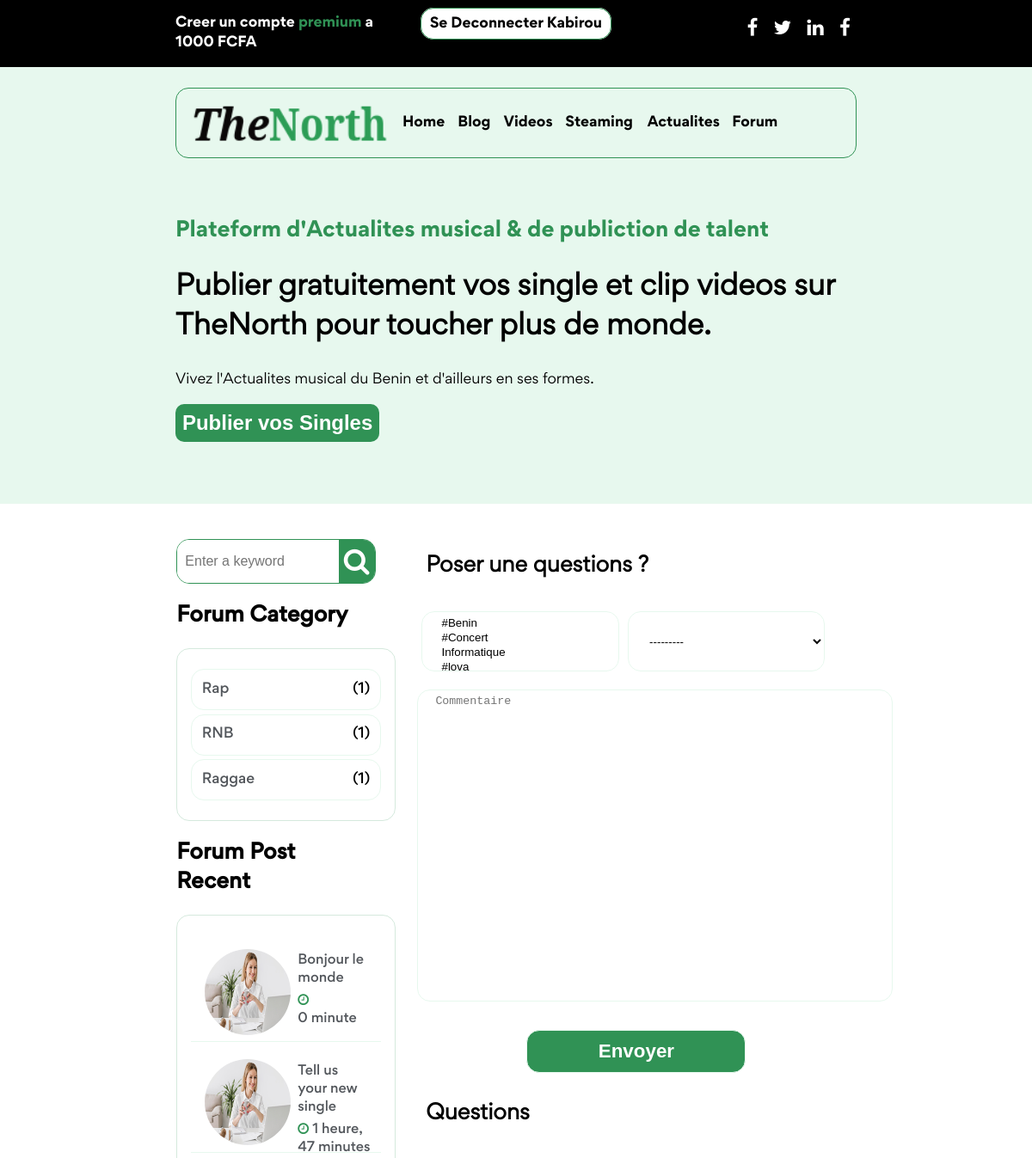
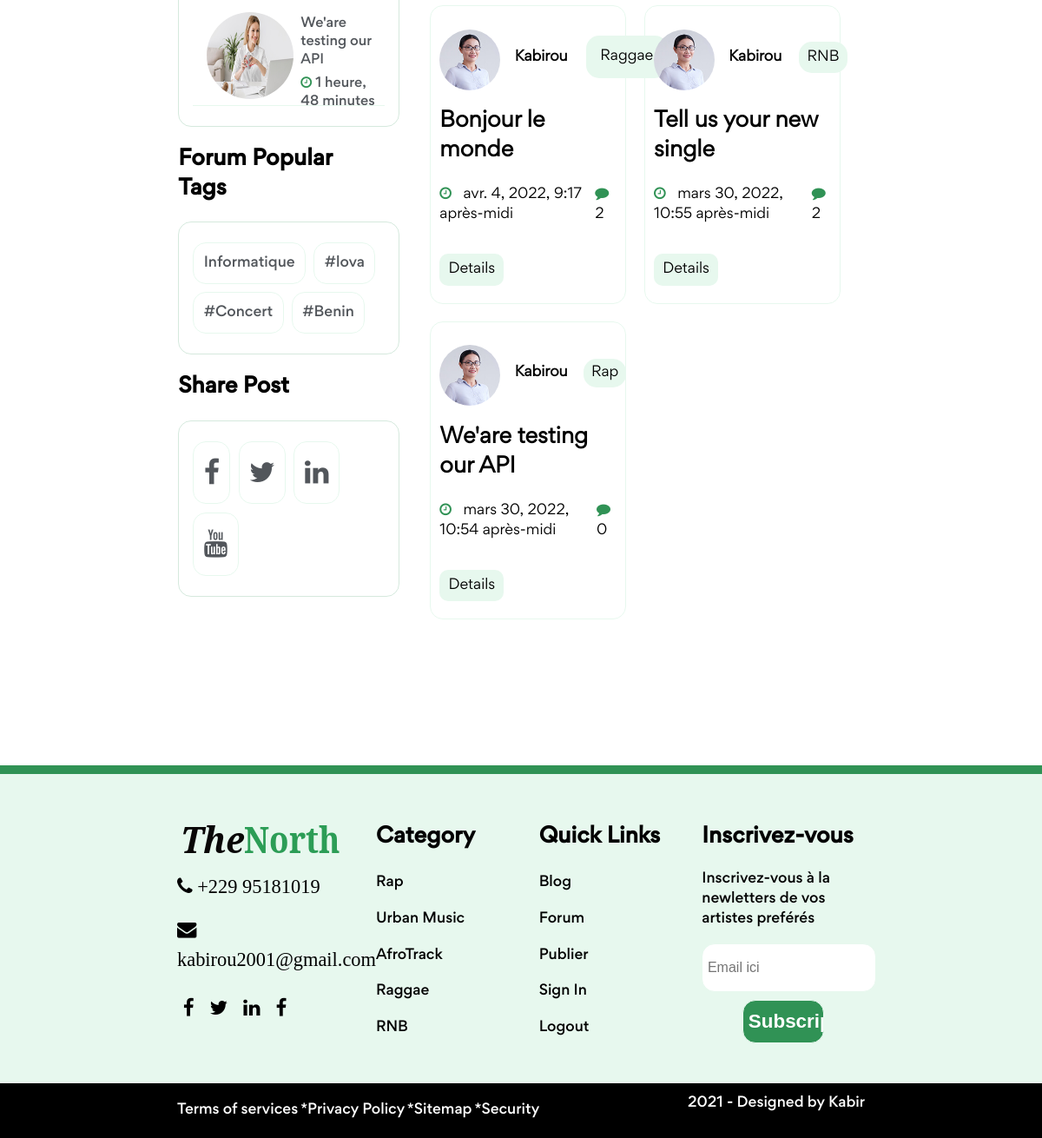
The page /forum/ (signed in) on the database its author committed (2 pictures, top to bottom).
### forum/models.py (models this page shows, shortened)
class Category(models.Model):
    valeurs = models.CharField(max_length=255, null=True)
    def __str__(self):
        return self.valeurs

class ForumModel(models.Model):
    post = models.TextField(null=True)
    pub_categorie = models.ForeignKey(Category,null=True,on_delete=models.SET_NULL)
    pub_date = models.DateTimeField(auto_now_add=True,null=False)
    pub_author = models.CharField(max_length=255,null=True)
    pub_tags = models.ManyToManyField(PubTags)

class PubTags(models.Model):
    tag = models.CharField(max_length=255,null=True)
    def __str__(self):
        return self.tag

### forum/views.py (the view)
# urls.py: path('',views.forum,name='indexforum'),
def forum(request):
    if not request.user.is_authenticated:
        return redirect('connexion')
    else:
        if request.method == 'POST':
            forms = ForumForm(request.POST)
            if forms.is_valid():
                articles = forms.save(commit=False)
                articles.pub_author = request.user
                articles.save()
        else:
            forms = ForumForm
        forumPost = ForumModel.objects.all().order_by('-id')
        page = pagine(forumPost, 10, request.GET.get('p'))
        totalComments = total_comments(forumPost, LesCommentaires)
        sidebarF = sidebar(ForumModel)
        context = {'forumPost': page.get('post'), 'forumForm': forms, 'page': page.get('totalPage'),
                   'posts': sidebarF.get('postBar'),'stags': sidebarF.get('stags'),'section':sidebarF.get('section'),
                   'category':sidebarF.get('category'), 'totalComments': totalComments}
        return render(request, 'forum/forum.html', context)

### templates/forum/forum.html (shortened to what this page needs)
{% extends 'base/index.html' %}
{% block mainPage %}
    {% load static %}
    <section class="flex bbx mainblog forum" id="main">
      {% include 'partials/sidebarforum.html' %}
      <div class="sideright">
        <section class="postforum">
          <div class="answer">
            <div class="" style="margin:6% 2%">
              <h2>Poser une questions ?</h2>
            </div>
            <form class="forumForm" action="" method="post">
              <p class="flex">
                  {{ forumForm.pub_tags }}
                  {{ forumForm.pub_categorie }}
              </p>
              {{ forumForm.post }}
              <input type="submit" name="send" value="Envoyer">
            </form>
          </div>
        </section>
        <div class="" style="margin:6% 2%">
          <h2>Questions </h2>
        </div>
        <section class="flex fwp" id="blog">
          {% for post in forumPost %}
            <article class="bloged brd br15 brx trans">
              <div class="detail detaill">
                <p class="flex">
                  <a href="#" class="flex">
                    <img src="{% static 'img/author-01.jpg' %}" alt="{{ post.pub_author }}">
                 </a>
                 <span class="name">{{ post.pub_author }}</span>
                <span class="brand"><a href="{% url 'categoryforum' post.pub_categorie %} " class="cg"
                >{{ post.pub_categorie }}</a>
                </span> </p>
                <h2>{{ post.post }}</h2>
                <p class="flex justify-sb">
                  <span><i class=" fa fa-clock-o lightgreen"></i> &nbsp; {{ post.pub_date }} </span>
                    {% for id,value in totalComments %}
                        {% if id == post.id %}
                  <span><i class="fa fa-comment lightgreen"></i>&nbsp; {{value }} </span>
                        {% endif %}
                    {% endfor %}
                </p>
                <p class="readm mt-40"><a href="
                  {% url 'forumdetail' post.id%}">Details</a></p>
              </div>
            </article>
          {% endfor %}
        </section>
        <div class="dots flex justify-sb">
          <div class="sp_dots flex justify-sb">
          </div>
        </div>
      </div>
    </section>
{% endblock mainPage %}

### templates/base/index.html (shortened to what this page needs)
{% load static %}
<!DOCTYPE html>
<html lang="fr">
<head>
    <link rel="stylesheet" href="{% static 'css/master.css' %}">
    <link rel="stylesheet" href="{% static 'css/font-awesome.css' %}">
    <link rel="stylesheet" href="{% static 'css/animate.css' %}">
    <link rel="stylesheet" href="{% static 'css/blog.css' %}">
    <link rel="stylesheet" href="{% static 'css/require.css' %}">
    <link rel="stylesheet" href="{% static 'css/layout.css' %}">
    <link rel="stylesheet" href="{% static 'css/style.css' %}">
    <link rel="stylesheet" href="{% static 'css/account.css' %}">
</head>
<body class="index">
    {% include 'partials/header.html' %}
    <section>
      {% block mainPage %}
      {% endblock mainPage%}
    </section>
    {% include 'partials/footer.html' %}
</body>
</html>

### templates/partials/header.html
{%load static%}
<header class="relative">
  <section class="flex h1 b  trans">
    <p class="white">Creer un compte <a href="#" class="lightgreen">premium</a> a 1000 FCFA</p>
    <p class="middle">
        {% if request.user.is_authenticated %}
          <a href="{%url 'logout' %}">Se Deconnecter  {{ request.user }}</a>
        {% else %}
            <a href="{%url 'connexion' %}">Se connecter</a>
             <a href="{%url 'inscription' %}">Creer un compte</a>
        {% endif %}
       </p>
    <p><a href="#"><i class="fa fa-facebook"></i> </a><a href="#"><i class="fa fa-twitter"></i> </a><a href="#"><i class="fa fa-linkedin"></i> </a><a href="#"><i class="fa fa-facebook"></i></a></p>
  </section>
  <section class="h2 relative">
    <div class="under-h2 flex justify-sb trans">
      <div class="logo">
        <a href="index.php"><img src="{% static 'img/logo.png' %}"" alt=""></a>
      </div>
      <div class="div-ul">
        <ul class="list flex justify-sb">
          <li><a href="{%url 'home' %}">Home</a> </li>
          <li><a href="{%url 'indexblog' %}">Blog</a> </li>
          <li><a href="{%url 'connexion' %}">Videos</a> </li>
          <li><a >Steaming</a> </li>
        </ul>
      </div>
      <div class="">
        <div class="last-ul">
          <ul class="list flex">
            <li><a >Actualites</a> </li>
            <li><a href="{%url 'indexforum' %}">Forum</a> </li>
          </ul>
        </div>
      </div>
    </div>
    {%include 'partials/middle.html' %}
  </section>
</header>

### templates/partials/middle.html (shortened to what this page needs)
    <div class="h4">
      <div class="">
        <h2 class="lightgreen">Plateform d'Actualites musical & de publiction de talent</h2>
        <h1 class="relative">Publier gratuitement vos single et clip videos sur TheNorth pour toucher plus de monde.</h1>
        <p>Vivez l'Actualites musical du Benin et d'ailleurs en ses formes.</p>
        <button><a >Publier vos Singles</a> </button>
      </div>
    </div>

### templates/partials/sidebarforum.html (shortened to what this page needs)
{%load static %}
<div class="sideleft">
  <form class="ajax-s relative" action="{% url 'searchforum'%}" method="get">
    <p class="input flex"><input type="text" name="s" placeholder="Enter a keyword" autocomplete="off" class="do full-size"><input type="submit" name="" class="dnone s"> <i class="fa fa-search fa-2x darkgeen trans" onclick="document.querySelector('.s').click()"></i> </p>
  </form>
  <div class="pc">
    <h2 class="titre">{{ section }}  Category</h2>
    <div class="">
      <ul class="list list1">
        {% for c,v in category %}
          <li><a href="{%url 'categoryforum' c%} ">{{c}} </a> <span class="nb right"> ({{v}})</span> </li>
        {% endfor %}
      </ul>
    </div>
  </div>
  <div class="pc ">
    <h2 class="titre">{{ section }} Post Recent</h2>
    <div class="">
      <ul class="list list1 list2">
        {% for post in posts%}
        <li class="flex"><a href="{% url 'forumdetail' post.id%}" class=""><img src="{% static 'img/blog-01.jpg' %}" alt="photo de {{post.pub_author}}"> </a>
            <a href="{% url 'forumdetail' post.id%}"><span class="post">{{post.post|striptags|truncatechars:30}}</span><span class="time"><i
                    class="fa fa-clock-o lightgreen"></i> {{post.pub_date|timesince}} </span></a> </li>
        {%endfor%}
      </ul>
    </div>
  </div>
  <div class="pc">
    <h2 class="titre">{{ section }} Popular Tags</h2>
    <div class="">
      <ul class="list list1 flex fwp">
          {% for nb,tag in stags %}
        <li><a href="{%url 'categoryforum' tag%}">{{ tag }} </a></li>
          {% endfor %}
      </ul>
    </div>
  </div>
  <div class="pc">
    <h2 class="titre">Share Post</h2>
    <div class="">
      <ul class="list list1 flex fwp">
        <li><a href="#"><i class="fa fa-2x fa-facebook"></i> </a></li>
        <li><a href="#"><i class="fa fa-2x fa-twitter"></i> </a></li>
        <li><a href="#"><i class="fa fa-2x fa-linkedin"></i> </a></li>
        <li><a href="#"><i class="fa fa-2x fa-youtube"></i> </a></li>
      </ul>
    </div>
  </div>
</div>

### templates/partials/footer.html (shortened to what this page needs)
{%load static%}
<p class="bar full-w darkgeen mg-none" style="height:10px;"></p>
<footer class="relative">
  <section class="flex justify-sb footer">
    <div class="">
      <p><a href="<?php echo $info->root_url('index.php');?>"><img src="{% static 'img/logo.png' %}" alt=""> </a> </p>
      <p><a href="#"><i class="fa fa-phone">  +229 95181019</i></a>
      </p>
      <p class="middle"><a href="#"><i class="fa fa-envelope">  kabirou2001@gmail.com</i></a></p>
      <p class="rs"><a href="#"><i class="fa fa-facebook"></i> </a><a href="#"><i class="fa fa-twitter"></i> </a><a href="#"><i class="fa fa-linkedin"></i> </a><a href="#"><i class="fa fa-facebook"></i></a></p>
    </div>
    <div class="ct">
      <h2>Category</h2>
      <ul class="list">
        <li><a href="#">Rap </a></li>
        <li><a href="#">Urban Music </a> </li>
        <li><a href="#">AfroTrack</a></li>
        <li><a href="#">Raggae</a></li>
        <li><a href="#">RNB </a> </li>
      </ul>
    </div>
    <div class="">
      <h2>Quick Links</h2>
      <ul class="list">
        <li><a href="<?php echo $info->root_url('blog.php');?>">Blog </a></li>
        <li><a href="<?php echo $info->root_url('forum.php');?>">Forum </a> </li>
        <li><a href="#">Publier</a></li>
        <li><a href="<?php echo $info->root_url('inscription.php');?>">Sign In</a></li>
        <li><a href="#">Logout </a> </li>
      </ul>
    </div>
    <div class="sbp">
      <h2>Inscrivez-vous</h2>
      <p>Inscrivez-vous à la newletters de vos artistes preférés </p>
      <form class="" action="" method="post">
        <input type="email" name="email" placeholder="Email ici ">
        <input type="submit" name="submit" value="Subscript Now" class="half-wi mg-none">
      </form>
    </div>
  </section>
  <section class="flex justify-sb lst-f">
    <ul class="list flex justify-sb">
      <li><a href="#"> Terms of services *</a></li>
      <li><a href="#"> Privacy Policy *</a></li>
      <li><a href="#">Sitemap * </a></li>
      <li><a href="#">Security </a> </li>
    </ul>
    <p>2021 - <?php echo date('Y') ?> Designed by <a href="#">Kabir</a> </p>
  </section>
</footer>

### rows shown on the page
Category: valeurs "Rap", v "1"
Category: valeurs "RNB", v "1"
Category: valeurs "Raggae", id "1"
ForumModel: post "Bonjour le monde", pub_date "0 minute", pub_author "Kabirou", pub_categorie "Raggae", pub_date "avr. 4, 2022, 9:17 après-midi", totalComments "2"
ForumModel: post "Tell us your new single", pub_date "1 heure, 47 minutes", pub_author "Kabirou", pub_categorie "RNB", pub_date "mars 30, 2022, 10:55 après-midi", totalComments "2"
ForumModel: post "We'are testing our API", pub_date "1 heure, 48 minutes", pub_author "Kabirou", pub_categorie "Rap", pub_date "mars 30, 2022, 10:54 après-midi", totalComments "0"
PubTags: stags "Informatique"
PubTags: stags "#lova"
PubTags: stags "#Concert"
PubTags: stags "#Benin"

### other values the page prints
{{ request.user }} "Kabirou"
{{ section }} "Forum"
